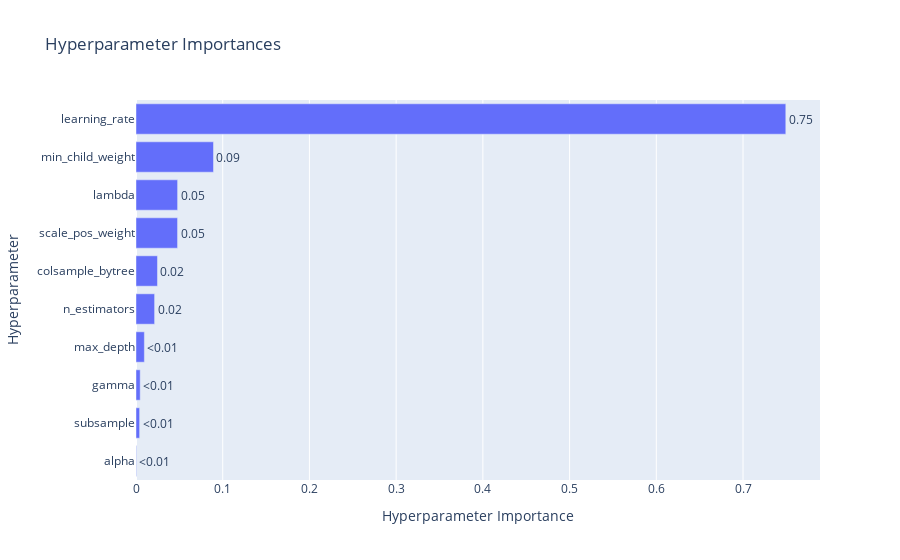

Write notebook code for a chart like this one.
### Code cell
# %%script skipped # Skipped due to resource optimization

optuna.visualization.plot_param_importances(clf_xgb_tuned_study)

### Figure 1 — Plotly figure (JSON) as saved in the notebook; plotly's stock layout.template omitted (floating-point values rounded to 4 significant figures)
{"data": [{"cliponaxis": false, "hovertemplate": ["alpha (FloatDistribution): 0.0004931076949696151<extra></extra>", "subsample (FloatDistribution): 0.004190393759004991<extra></extra>", "gamma (FloatDistribution): 0.004828770820864782<extra></extra>", "max_depth (IntDistribution): 0.00965344650519463<extra></extra>", "n_estimators (IntDistribution): 0.021457070943005026<extra></extra>", "colsample_bytree (FloatDistribution): 0.024755047627358865<extra></extra>", "scale_pos_weight (FloatDistribution): 0.04793097245280601<extra></extra>", "lambda (FloatDistribution): 0.04798858992246396<extra></extra>", "min_child_weight (IntDistribution): 0.08935883645339099<extra></extra>", "learning_rate (FloatDistribution): 0.749343763820941<extra></extra>"], "name": "Objective Value", "orientation": "h", "text": ["<0.01", "<0.01", "<0.01", "<0.01", "0.02", "0.02", "0.05", "0.05", "0.09", "0.75"], "textposition": "outside", "type": "bar", "x": [0.0004931, 0.00419, 0.004829, 0.009653, 0.02146, 0.02476, 0.04793, 0.04799, 0.08936, 0.7493], "y": ["alpha", "subsample", "gamma", "max_depth", "n_estimators", "colsample_bytree", "scale_pos_weight", "lambda", "min_child_weight", "learning_rate"]}], "layout": {"title": {"text": "Hyperparameter Importances"}, "xaxis": {"title": {"text": "Hyperparameter Importance"}}, "yaxis": {"title": {"text": "Hyperparameter"}}}}
